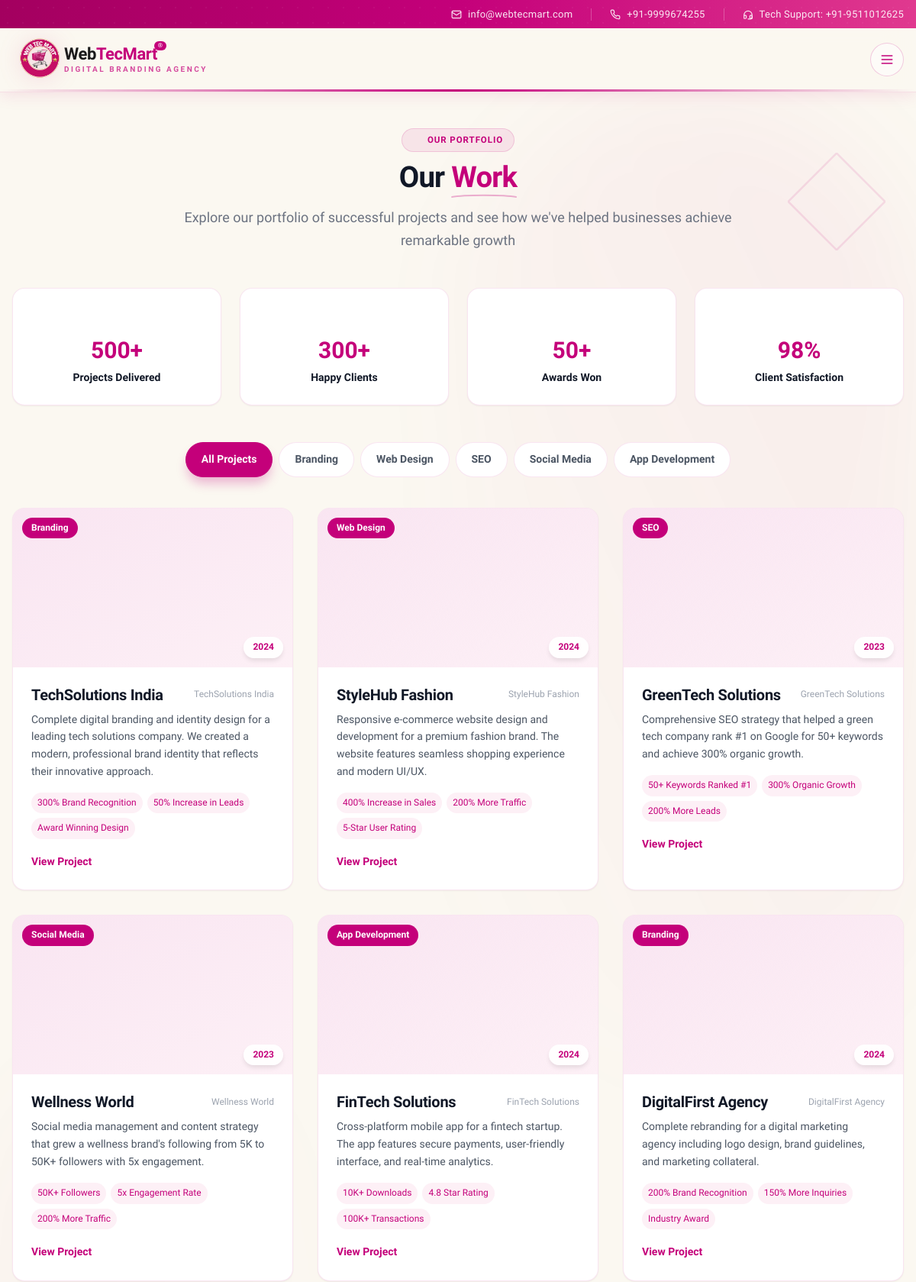
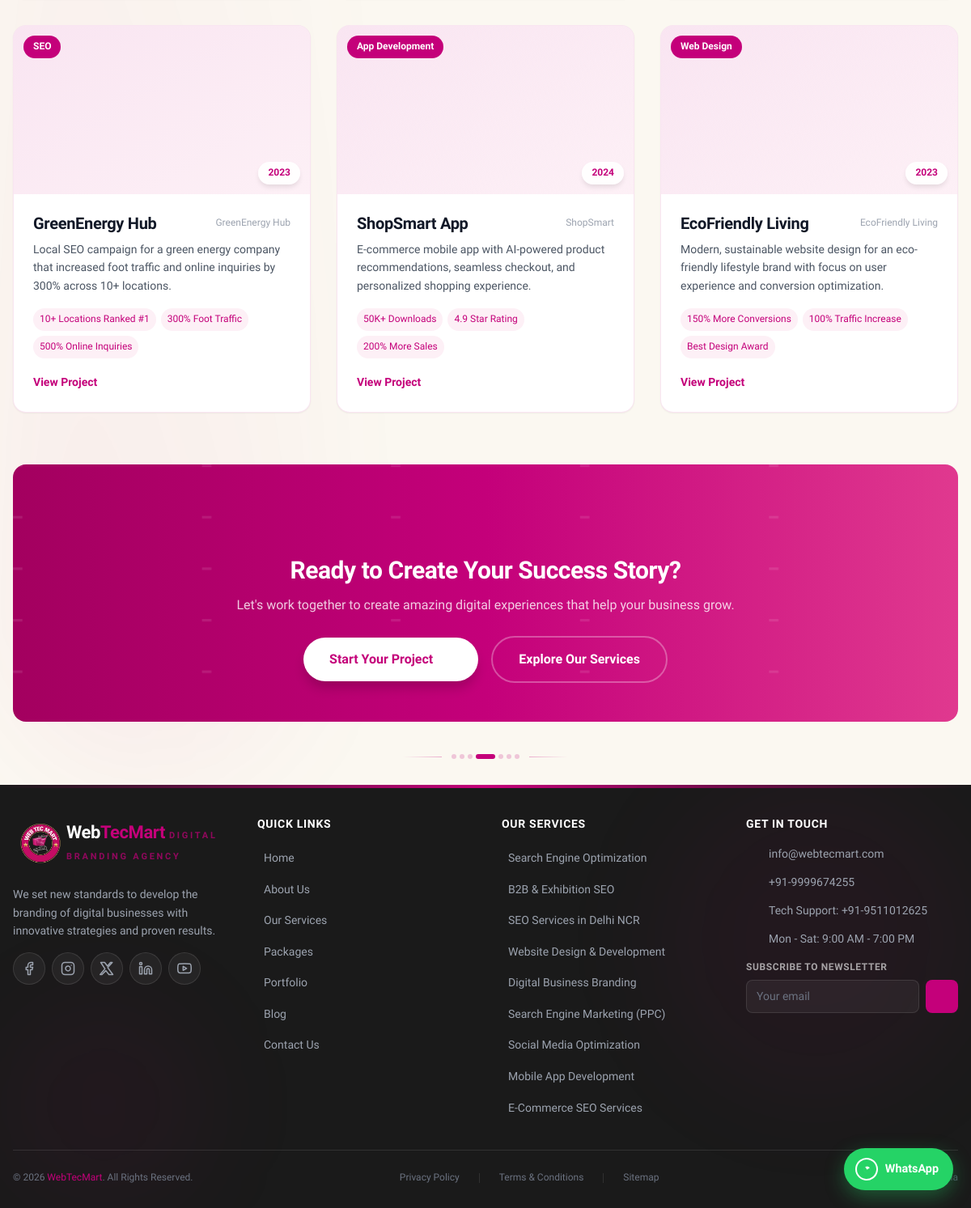
Screenshot of /portfolio.php with the database file from the repository (2 pictures, top to bottom).
### tables this page shows
CREATE TABLE content_items (
            id INTEGER PRIMARY KEY AUTOINCREMENT,
            content_type TEXT NOT NULL,
            title TEXT NOT NULL,
            summary TEXT,
            body TEXT,
            metadata TEXT,
            sort_order INTEGER DEFAULT 0,
            is_active INTEGER DEFAULT 1,
            created_at DATETIME DEFAULT CURRENT_TIMESTAMP,
            updated_at DATETIME DEFAULT CURRENT_TIMESTAMP
        );

### functions.php (called while the page is built, shortened)
<?php
require_once __DIR__ . '/config.php';
function portfolioPageContent(): array
{
    $defaults = [
        'title' => 'Our Work',
        'summary' => 'Explore our portfolio of successful projects and see how we\'ve helped businesses achieve remarkable growth',
        'badge' => 'Our Portfolio',
        'heading_prefix' => 'Our',
        'heading_highlight' => 'Work',
        'all_projects_label' => 'All Projects',
        'stats' => [
            ['icon' => 'briefcase', 'value' => '500+', 'label' => 'Projects Delivered'],
            ['icon' => 'users', 'value' => '300+', 'label' => 'Happy Clients'],
            ['icon' => 'award', 'value' => '50+', 'label' => 'Awards Won'],
            ['icon' => 'trending', 'value' => '98%', 'label' => 'Client Satisfaction'],
        ],
        'categories' => [
            ['id' => 'branding', 'label' => 'Branding'],
            ['id' => 'web', 'label' => 'Web Design'],
            ['id' => 'seo', 'label' => 'SEO'],
            ['id' => 'social', 'label' => 'Social Media'],
            ['id' => 'app', 'label' => 'App Development'],
        ],
        'view_details_label' => 'View Details',
        'view_project_label' => 'View Project',
        'empty_message' => 'No projects found in this category.',
        'modal_results_label' => 'Key Results',
        'modal_cta_label' => 'Start Your Project',
        'cta_heading' => 'Ready to Create Your Success Story?',
        'cta_description' => 'Let\'s work together to create amazing digital experiences that help your business grow.',
        'cta_primary_label' => 'Start Your Project',
        'cta_primary_href' => '/contact.php',
        'cta_secondary_label' => 'Explore Our Services',
        'cta_secondary_href' => '/services.php',
    ];
    $items = cmsContent('portfolio_page', [$defaults]);
    $content = array_merge($defaults, $items[0] ?? []);
    return $content;
}
function portfolioProjects(): array
{
    $projects = cmsContent('portfolio_project', $defaults);
    $projectIds = db()->query("SELECT id FROM content_items WHERE content_type = 'portfolio_project' AND is_active = 1 ORDER BY sort_order ASC, id ASC")->fetchAll(PDO::FETCH_COLUMN);
    foreach ($projects as &$project) {
        $project['description'] = (string) ($project['summary'] ?? '');
    }
    return $projects;
}
    ?>
    <?php
function cmsContent(string $type, array $defaults): array
{
    $stmt = db()->prepare('SELECT id, title, summary, body, metadata FROM content_items WHERE content_type = :type AND is_active = 1 ORDER BY sort_order ASC, id ASC');
    $stmt->execute([':type' => $type]);
    $rows = $stmt->fetchAll();
    $initialized = db()->prepare('INSERT OR IGNORE INTO cms_content_type_state (content_type) VALUES (:type)');
    $initialized->execute([':type' => $type]);
    return array_map(function (array $row) use ($type): array {
        $item = json_decode($row['metadata'] ?? '', true);
        if (!is_array($item)) {
            $item = [];
        }
        if ($type === 'blog') {
            $item['id'] = (int) ($row['id'] ?? 0);
        }
        $item['title'] = $row['title'];
        $item['summary'] = $row['summary'] ?? '';
        if ($row['body'] !== '') {
            $item['body'] = $row['body'];
        }
        if ($type === 'pricing') {
            $item = [
                'name' => $row['title'],
                'price' => $item['price'] ?? 'Contact us',
                'description' => $row['summary'] ?? '',
                'features' => $row['body'] !== '' ? preg_split('/\r\n|\r|\n/', $row['body']) : [],
                'popular' => (bool) ($item['popular'] ?? false),
            ];
        }
        return $item;
    }, $rows);
}

### config.php (called while the page is built, shortened)
<?php
function db(): PDO
{
    static $pdo;
    if ($pdo instanceof PDO) {
        return $pdo;
    }
    $pdo = new PDO('sqlite:' . DB_PATH);
    $pdo->setAttribute(PDO::ATTR_ERRMODE, PDO::ERRMODE_EXCEPTION);
    $pdo->setAttribute(PDO::ATTR_DEFAULT_FETCH_MODE, PDO::FETCH_ASSOC);
    return $pdo;
}
function e(string $value): string
{
    return htmlspecialchars($value ?? '', ENT_QUOTES, 'UTF-8');
}

### portfolio.php (the view, shortened to what this page needs)
<?php require_once __DIR__ . '/app/templates/header.php'; ?>
<?php
function portIcon(string $name): string {
    $path = $icons[$name] ?? '';
    return '<svg xmlns="http://www.w3.org/2000/svg" viewBox="0 0 24 24" fill="none" stroke="currentColor" stroke-width="2" stroke-linecap="round" stroke-linejoin="round">' . $path . '</svg>';
}
$portfolioPage = portfolioPageContent();
$projects = portfolioProjects();
$stats = $portfolioPage['stats'];
$categories = array_merge(
    [['id' => 'all', 'label' => $portfolioPage['all_projects_label']]],
    $portfolioPage['categories']
);
?>
<main class="port-page" id="portfolioPage">
    <div class="port-bg">
        <svg class="port-bg-shape port-bg-shape-1" viewBox="0 0 100 100">
            <rect x="15" y="15" width="70" height="70" transform="rotate(45 50 50)"/>
        </svg>
        <svg class="port-bg-shape port-bg-shape-2" viewBox="0 0 100 100">
            <circle cx="50" cy="50" r="35"/>
        </svg>
    </div>
    <div class="port-container">
        <div class="port-hero">
            <div class="port-pill">
                <?= portIcon('sparkles') ?>
                <span><?= e((string) $portfolioPage['badge']) ?></span>
            </div>
            <h1 class="port-h1">
                <?= e((string) $portfolioPage['heading_prefix']) ?>
                <span class="accent">
                    <?= e((string) $portfolioPage['heading_highlight']) ?>
                    <svg viewBox="0 0 300 8" preserveAspectRatio="none">
                        <path d="M2 4C60 1 240 1 298 4" stroke="#C4007A" stroke-width="2" stroke-linecap="round" fill="none" opacity="0.3"/>
                    </svg>
                </span>
            </h1>
            <p class="port-subtitle">
                <?= e((string) $portfolioPage['summary']) ?>
            </p>
        </div>
        <div class="port-stats">
            <?php foreach ($stats as $stat): ?>
                <div class="port-stat">
                    <?= portIcon((string) ($stat['icon'] ?? '')) ?>
                    <div class="port-stat-value"><?= e((string) ($stat['value'] ?? '')) ?></div>
                    <div class="port-stat-label"><?= e((string) ($stat['label'] ?? '')) ?></div>
                </div>
            <?php endforeach; ?>
        </div>
        <div class="port-filters" id="portFilters">
            <?php foreach ($categories as $cat): ?>
                <button
                    type="button"
                    class="port-filter <?= $cat['id'] === 'all' ? 'active' : '' ?>"
                    data-filter="<?= htmlspecialchars($cat['id']) ?>"
                    onclick="portSetFilter('<?= htmlspecialchars($cat['id']) ?>')"
                >
                    <?= e((string) $cat['label']) ?>
                </button>
            <?php endforeach; ?>
        </div>
        <div class="port-grid" id="portGrid">
            <?php foreach ($projects as $p):
            ?>
                <div class="port-card" data-category="<?= e((string) $p['category']) ?>">
                    <div class="port-img">
                        <div class="port-img-icon">
                        </div>
                        <div class="port-cat-badge"><?= e((string) $p['categoryLabel']) ?></div>
                        <div class="port-year-badge"><?= e((string) $p['year']) ?></div>
                    </div>
                    <div class="port-body">
                        <div class="port-title-row">
                            <h3 class="port-title"><?= e((string) $p['title']) ?></h3>
                            <span class="port-client"><?= e((string) $p['client']) ?></span>
                        </div>
                        <p class="port-desc"><?= e((string) $p['description']) ?></p>
                        <div class="port-results">
                            <?php foreach ($p['results'] as $r): ?>
                                <span class="port-result-tag"><?= e((string) $r) ?></span>
                            <?php endforeach; ?>
                        </div>
                        <a href="<?= e((string) $p['link']) ?>" class="port-link" onclick="event.preventDefault(); portOpenModal(<?= (int) $p['id'] ?>);">
                            <?= e((string) $portfolioPage['view_project_label']) ?>
                            <?= portIcon('external') ?>
                        </a>
                    </div>
                </div>
            <?php endforeach; ?>
        </div>
        <div class="port-cta" style="margin-top: 16px;">
            <div class="port-cta-pattern">
                <svg viewBox="0 0 100 100" preserveAspectRatio="none">
                    <defs>
                        <pattern id="cta-grid-portfolio" x="0" y="0" width="20" height="20" patternUnits="userSpaceOnUse">
                            <rect x="0" y="0" width="1" height="1" fill="white"/>
                        </pattern>
                    </defs>
                    <rect x="0" y="0" width="100" height="100" fill="url(#cta-grid-portfolio)"/>
                </svg>
            </div>
            <div class="port-cta-inner">
                <?= portIcon('rocket') ?>
                <h2 class="port-cta-h2"><?= e((string) $portfolioPage['cta_heading']) ?></h2>
                <p class="port-cta-sub">
                    <?= e((string) $portfolioPage['cta_description']) ?>
                </p>
                <div class="port-cta-btns">
                    <a href="<?= e((string) $portfolioPage['cta_primary_href']) ?>" class="port-cta-btn-1">
                        <?= e((string) $portfolioPage['cta_primary_label']) ?>
                        <?= portIcon('arrow') ?>
                    </a>
                    <a href="<?= e((string) $portfolioPage['cta_secondary_href']) ?>" class="port-cta-btn-2">
                        <?= e((string) $portfolioPage['cta_secondary_label']) ?>
                    </a>
                </div>
            </div>
        </div>
        <div class="port-bottom-deco">
            <div class="port-bottom-line"></div>
            <div class="port-bottom-dots">
                <span></span><span></span><span></span>
                <span class="active"></span>
                <span></span><span></span><span></span>
            </div>
            <div class="port-bottom-line right"></div>
        </div>
    </div>
</main>
<?php require_once __DIR__ . '/app/templates/footer.php'; ?>

### assets/css/typography.css (style rules this page uses)
:root { --font-family-base: 'Plus Jakarta Sans', -apple-system, BlinkMacSystemFont, 'Segoe UI', Roboto, Arial, sans-serif; --font-size-h1: clamp(2rem, 1.3rem + 2.3vw, 3.25rem); --font-size-h2: clamp(1.5rem, 1.2rem + 1vw, 2.25rem); --font-size-h3: clamp(1.15rem, 1rem + 0.35vw, 1.4rem); --font-size-h4: 1.15rem; --font-size-h5: 1.05rem; --font-size-h6: 1rem; --font-size-body: 1rem; --line-height-heading: 1.25; --line-height-body: 1.65; }
*, *::before, *::after { font-family: var(--font-family-base); }
body { font-size: var(--font-size-body); line-height: var(--line-height-body); }
h1, h2, h3, h4, h5, h6 { margin-top: 0; font-weight: 700; line-height: var(--line-height-heading); letter-spacing: -0.015em; overflow-wrap: break-word; }
h1 { font-size: var(--font-size-h1); }
h2 { font-size: var(--font-size-h2); }
h3 { font-size: var(--font-size-h3); }
p { margin-top: 0; font-size: var(--font-size-body); line-height: var(--line-height-body); font-weight: 400; overflow-wrap: break-word; }
a { overflow-wrap: anywhere; }
button, input, select, textarea { font-family: var(--font-family-base); }

### assets/css/design-system.css (style rules this page uses)
:root { --wtm-primary: #C4007A; --wtm-primary-dark: #A3005F; --wtm-primary-deep: #780045; --wtm-primary-light: #E0398F; --wtm-primary-soft: #FFF0F7; --wtm-primary-tint: #FCE8F3; --wtm-primary-glow: rgba(196, 0, 122, 0.18); --wtm-primary-rgb: 196, 0, 122; --wtm-bg: #FBF8F1; --wtm-bg-alt: #F6EFE9; --wtm-surface: #FFFFFF; --wtm-surface-muted: #F8FAFC; --wtm-surface-elevated: #FFFFFF; --wtm-border: #F1F4F8; --wtm-border-strong: #E2E8F0; --wtm-border-pink: rgba(196, 0, 122, 0.14); --wtm-text-headline: #111827; --wtm-text-body: #4B5563; --wtm-text-muted: #6B7280; --wtm-text-light: #9CA3AF; --wtm-text-inverse: #FFFFFF; --wtm-accent-gold: #F59E0B; --wtm-accent-emerald: #10B981; --wtm-accent-indigo: #6366F1; --wtm-grad-primary: linear-gradient(135deg, #C4007A 0%, #E0398F 100%); --wtm-grad-dark: linear-gradient(135deg, #A3005F 0%, #C4007A 100%); --wtm-grad-soft: linear-gradient(135deg, #FFF0F7 0%, #FFFFFF 100%); --wtm-grad-surface: linear-gradient(180deg, #FFFFFF 0%, #FDFBF7 100%); --wtm-grad-mesh: radial-gradient(at 0% 0%, rgba(196, 0, 122, 0.08) 0px, transparent 50%), radial-gradient(at 100% 100%, rgba(224, 57, 143, 0.06) 0px, transparent 50%); --wtm-shadow-xs: 0 1px 2px rgba(0, 0, 0, 0.04); --wtm-shadow-sm: 0 2px 8px -1px rgba(0, 0, 0, 0.06), 0 1px 3px rgba(0, 0, 0, 0.04); --wtm-shadow-md: 0 8px 24px -4px rgba(0, 0, 0, 0.06), 0 2px 6px -1px rgba(0, 0, 0, 0.03); --wtm-shadow-lg: 0 20px 35px -8px rgba(17, 24, 39, 0.08), 0 6px 12px -2px rgba(17, 24, 39, 0.03); --wtm-shadow-xl: 0 28px 50px -12px rgba(17, 24, 39, 0.12); --wtm-shadow-glow: 0 12px 30px -6px rgba(196, 0, 122, 0.3); --wtm-shadow-card-hover: 0 22px 42px -10px rgba(196, 0, 122, 0.14), 0 0 0 1px rgba(196, 0, 122, 0.16); --wtm-radius-sm: 8px; --wtm-radius-md: 14px; --wtm-radius-lg: 20px; --wtm-radius-xl: 26px; --wtm-radius-pill: 9999px; --wtm-ease-spring: cubic-bezier(0.16, 1, 0.3, 1); --wtm-ease-smooth: cubic-bezier(0.4, 0, 0.2, 1); --wtm-duration-fast: 0.2s; --wtm-duration-normal: 0.35s; --wtm-duration-slow: 0.6s; }
html { scroll-behavior: smooth; -webkit-text-size-adjust: 100%; overflow-x: clip; }
body { background-color: var(--wtm-bg); color: var(--wtm-text-headline); font-family: 'Plus Jakarta Sans', -apple-system, BlinkMacSystemFont, 'Segoe UI', Roboto, sans-serif; line-height: 1.65; overflow-x: clip; width: 100%; }

### app/templates/header.php (style rules this page uses)
:root { --bg: #FBF8F1; --primary: #C4007A; --primary-dark: #A3005F; --primary-light: #E0398F; --deep: #1A1A1A; --muted: #6B7280; --gold: #F4C430; --border-soft: rgba(196, 0, 122, 0.1); --gradient-primary: linear-gradient(90deg, #C4007A, #E0398F); --gradient-topbar: linear-gradient(90deg, #A3005F, #C4007A, #E0398F); --topbar-h: 36px; --header-h: 84px; }
* { box-sizing: border-box; }
html { scroll-behavior: smooth; overflow-x: hidden; }
body { font-family: var(--font-family-base); background: var(--bg); color: var(--deep); line-height: 1.6; margin: 0; padding: 0; overflow-x: hidden; width: 100%; max-width: 100vw; -webkit-font-smoothing: antialiased; padding-top: calc(var(--topbar-h) + var(--header-h)); }
a { text-decoration: none; }

### rows the page displays
content_items: categoryLabel "Branding", year "2024", title "TechSolutions India", summary "Complete digital branding and identity design for a leading tech solutions company. We created a modern, professional brand identity that reflects their innovative approach.", r "300% Brand Recognition", r "50% Increase in Leads", r "Award Winning Design"
content_items: categoryLabel "Web Design", year "2024", title "StyleHub Fashion", summary "Responsive e-commerce website design and development for a premium fashion brand. The website features seamless shopping experience and modern UI/UX.", r "400% Increase in Sales", r "200% More Traffic", r "5-Star User Rating"
content_items: categoryLabel "SEO", year "2023", title "GreenTech Solutions", summary "Comprehensive SEO strategy that helped a green tech company rank #1 on Google for 50+ keywords and achieve 300% organic growth.", r "50+ Keywords Ranked #1", r "300% Organic Growth", r "200% More Leads"
content_items: categoryLabel "Social Media", year "2023", title "Wellness World", summary "Social media management and content strategy that grew a wellness brand's following from 5K to 50K+ followers with 5x engagement.", r "50K+ Followers", r "5x Engagement Rate", r "200% More Traffic"
content_items: categoryLabel "App Development", year "2024", title "FinTech Solutions", summary "Cross-platform mobile app for a fintech startup. The app features secure payments, user-friendly interface, and real-time analytics.", r "10K+ Downloads", r "4.8 Star Rating", r "100K+ Transactions"
content_items: categoryLabel "Branding", year "2024", title "DigitalFirst Agency", summary "Complete rebranding for a digital marketing agency including logo design, brand guidelines, and marketing collateral.", r "200% Brand Recognition", r "150% More Inquiries", r "Industry Award"
content_items: categoryLabel "SEO", year "2023", title "GreenEnergy Hub", summary "Local SEO campaign for a green energy company that increased foot traffic and online inquiries by 300% across 10+ locations.", r "10+ Locations Ranked #1", r "300% Foot Traffic", r "500% Online Inquiries"
content_items: categoryLabel "App Development", year "2024", title "ShopSmart App", client "ShopSmart", summary "E-commerce mobile app with AI-powered product recommendations, seamless checkout, and personalized shopping experience.", r "50K+ Downloads", r "4.9 Star Rating", r "200% More Sales"
content_items: categoryLabel "Web Design", year "2023", title "EcoFriendly Living", summary "Modern, sustainable website design for an eco-friendly lifestyle brand with focus on user experience and conversion optimization.", r "150% More Conversions", r "100% Traffic Increase", r "Best Design Award"

### other values shown
$portfolioPage['badge'] "OUR PORTFOLIO"
$portfolioPage['heading_prefix'] "Our"
$portfolioPage['heading_highlight'] "Work"
$portfolioPage['summary'] "Explore our portfolio of successful projects and see how we've helped businesses achieve remarkable growth"
$stat['value'] "500+"
$stat['label'] "Projects Delivered"
$stat['value'] "300+"
$stat['label'] "Happy Clients"
$stat['value'] "50+"
$stat['label'] "Awards Won"
$stat['value'] "98%"
$stat['label'] "Client Satisfaction"
$cat['label'] "All Projects"
$cat['label'] "Branding"
$cat['label'] "Web Design"
